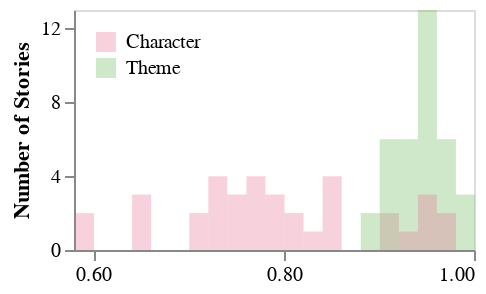

The notebook cell this image was saved under:
### Code cell
# Create histogram just for real quote percent

all_data = df_map["real_quote_percent"]

formatted_data = pd.DataFrame({
   "real_quote_percent": all_data["real_quote_percent"].values,
    "analysis_type": all_data["themes"].replace({True: "Theme", False: "Character"}).values
})

print(len(formatted_data))

custom_colors = ["#E56A8F", "#64B24F"]

chart = alt.Chart(formatted_data).mark_bar(opacity=0.3, binSpacing=0).encode(
    x=alt.X('real_quote_percent:Q', bin=alt.Bin(maxbins=40), title=None, axis=alt.Axis(values=[0.6, 0.8, 1])),
    y=alt.Y('count()', title="Number of Stories").stack(None).axis(grid=False, values=[0, 4, 8, 12]),
    color=alt.Color('analysis_type:N', scale=alt.Scale(domain=['Character', 'Theme'], range=custom_colors), title=None).legend(orient="top-left", offset=10),
).properties(
    width=200,
    height=120
)

# show chart
chart

### Figure 1 — Vega-Lite specification as saved in the notebook (floating-point values rounded to 4 significant figures)
{"config": {"view": {"continuousWidth": 300, "continuousHeight": 300}}, "data": {"name": "data-725a6416c7e61aa9e0df5809ee31865a"}, "mark": {"type": "bar", "binSpacing": 0, "opacity": 0.3}, "encoding": {"color": {"field": "analysis_type", "legend": {"orient": "top-left", "offset": 10}, "scale": {"domain": ["Character", "Theme"], "range": ["#E56A8F", "#64B24F"]}, "title": null, "type": "nominal"}, "x": {"axis": {"values": [0.6, 0.8, 1]}, "bin": {"maxbins": 40}, "field": "real_quote_percent", "title": null, "type": "quantitative"}, "y": {"aggregate": "count", "axis": {"grid": false, "values": [0, 4, 8, 12]}, "stack": null, "title": "Number of Stories", "type": "quantitative"}}, "height": 120, "width": 200, "$schema": "https://vega.github.io/schema/vega-lite/v5.20.1.json", "datasets": {"data-725a6416c7e61aa9e0df5809ee31865a": [{"real_quote_percent": 0.8995, "analysis_type": "Theme"}, {"real_quote_percent": 0.8068, "analysis_type": "Character"}, {"real_quote_percent": 0.9309, "analysis_type": "Theme"}, {"real_quote_percent": 0.7268, "analysis_type": "Character"}, {"real_quote_percent": 0.9307, "analysis_type": "Theme"}, {"real_quote_percent": 0.8575, "analysis_type": "Character"}, {"real_quote_percent": 0.9424, "analysis_type": "Theme"}, {"real_quote_percent": 0.9029, "analysis_type": "Character"}, {"real_quote_percent": 0.9053, "analysis_type": "Theme"}, {"real_quote_percent": 0.5914, "analysis_type": "Character"}, {"real_quote_percent": 0.9119, "analysis_type": "Theme"}, {"real_quote_percent": 0.913, "analysis_type": "Character"}, {"real_quote_percent": 0.9095, "analysis_type": "Theme"}, {"real_quote_percent": 0.653, "analysis_type": "Character"}, {"real_quote_percent": 0.9404, "analysis_type": "Theme"}, {"real_quote_percent": 0.779, "analysis_type": "Character"}, {"real_quote_percent": 0.986, "analysis_type": "Theme"}, {"real_quote_percent": 0.9431, "analysis_type": "Character"}, {"real_quote_percent": 0.969, "analysis_type": "Theme"}, {"real_quote_percent": 0.7681, "analysis_type": "Character"}, {"real_quote_percent": 0.9479, "analysis_type": "Theme"}, {"real_quote_percent": 0.7956, "analysis_type": "Character"}, {"real_quote_percent": 0.9227, "analysis_type": "Theme"}, {"real_quote_percent": 0.7281, "analysis_type": "Character"}, {"real_quote_percent": 0.9226, "analysis_type": "Theme"}, {"real_quote_percent": 0.7566, "analysis_type": "Character"}, {"real_quote_percent": 0.9639, "analysis_type": "Theme"}, {"real_quote_percent": 0.9674, "analysis_type": "Character"}, {"real_quote_percent": 0.9794, "analysis_type": "Theme"}, {"real_quote_percent": 0.7897, "analysis_type": "Character"}, {"real_quote_percent": 0.9418, "analysis_type": "Theme"}, {"real_quote_percent": 0.8033, "analysis_type": "Character"}, {"real_quote_percent": 0.9662, "analysis_type": "Theme"}, {"real_quote_percent": 0.8523, "analysis_type": "Character"}, {"real_quote_percent": 0.944, "analysis_type": "Theme"}, {"real_quote_percent": 0.7148, "analysis_type": "Character"}, {"real_quote_percent": 0.9543, "analysis_type": "Theme"}, {"real_quote_percent": 0.7972, "analysis_type": "Character"}, {"real_quote_percent": 0.907, "analysis_type": "Theme"}, {"real_quote_percent": 0.7561, "analysis_type": "Character"}, {"real_quote_percent": 0.9205, "analysis_type": "Theme"}, {"real_quote_percent": 0.6536, "analysis_type": "Character"}, {"real_quote_percent": 0.9443, "analysis_type": "Theme"}, {"real_quote_percent": 0.7091, "analysis_type": "Character"}, {"real_quote_percent": 0.9885, "analysis_type": "Theme"}, {"real_quote_percent": 0.9474, "analysis_type": "Character"}, {"real_quote_percent": 0.9089, "analysis_type": "Theme"}, {"real_quote_percent": 0.5964, "analysis_type": "Character"}, {"real_quote_percent": 1.0, "analysis_type": "Theme"}, {"real_quote_percent": 0.9765, "analysis_type": "Character"}, {"real_quote_percent": 0.9529, "analysis_type": "Theme"}, {"real_quote_percent": 0.9255, "analysis_type": "Character"}, {"real_quote_percent": 0.9603, "analysis_type": "Theme"}, {"real_quote_percent": 0.9505, "analysis_type": "Character"}, {"real_quote_percent": 0.9476, "analysis_type": "Theme"}, {"real_quote_percent": 0.7713, "analysis_type": "Character"}, {"real_quote_percent": 0.9452, "analysis_type": "Theme"}, {"real_quote_percent": 0.82, "analysis_type": "Character"}, {"real_quote_percent": 0.9432, "analysis_type": "Theme"}, {"real_quote_percent": 0.8537, "analysis_type": "Character"}, {"real_quote_percent": 0.9403, "analysis_type": "Theme"}, {"real_quote_percent": 0.7355, "analysis_type": "Character"}, {"real_quote_percent": 0.9674, "analysis_type": "Theme"}, {"real_quote_percent": 0.8576, "analysis_type": "Character"}, {"real_quote_percent": 0.9034, "analysis_type": "Theme"}, {"real_quote_percent": 0.6422, "analysis_type": "Character"}, {"real_quote_percent": 0.947, "analysis_type": "Theme"}, {"real_quote_percent": 0.7346, "analysis_type": "Character"}, {"real_quote_percent": 0.8922, "analysis_type": "Theme"}, {"real_quote_percent": 0.7697, "analysis_type": "Character"}, {"real_quote_percent": 0.9297, "analysis_type": "Theme"}, {"real_quote_percent": 0.75, "analysis_type": "Character"}]}}
